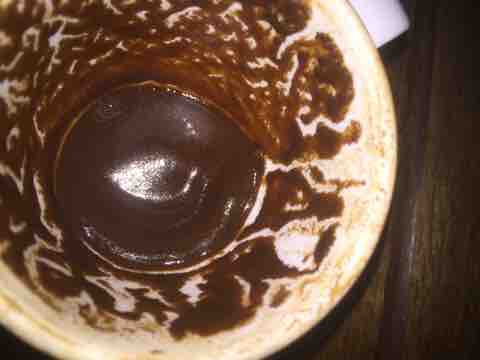
#> input picture data/GetPicture1.jpeg, 480 x 360 px
$ python voyante.py   (Python 2 division)
#> lines starting #> are read from the running program, lines starting #| are printed output that depends on the picture; after the words box and inside, x2 and y2 are one past the last pixel; in counts of white or black regions, pixels touching at a corner belong together
import cv2
import numpy as np

img_locations=["data/GetPicture1.jpeg", "data/GetPicture2.jpeg", "data/GetPicture3.jpeg"]

# Cropping the image to get only the cup. Could be automated, or simply ask the user to crop himself
def crop(img, width_start, width_end, height_start, height_end):
    return img[width_start:width_end, height_start:height_end]

# Binarization of the image, to get only black and white (2 colors)
def binarize(img):
    blur = cv2.GaussianBlur(img,(5,5),0)
    return cv2.threshold(blur,0,255,cv2.THRESH_BINARY+cv2.THRESH_OTSU)

def find_match(img, templates):
    max_res = 2 # impossible value
    tmpl_match = 0
    for i in range(len(templates)):
        res = cv2.matchTemplate(img, templates[i], cv2.TM_SQDIFF_NORMED)
        min_val, max_val, min_loc, max_loc = cv2.minMaxLoc(res)
        if min_val < max_res:
            max_res = max_val
            tmpl_match = i

    return tmpl_match, max_res

def show_binary_images(imgs):

    ite = 0
    for i in imgs:
        cv2.imshow('img' + str(ite),res_img[0])
        ite += 1

    cv2.waitKey(0)
    cv2.destroyAllWindows()

res_img = []
for img_loc in img_locations:
    img = cv2.imread(img_loc,0) # cv2.IMREAD_UNCHANGED
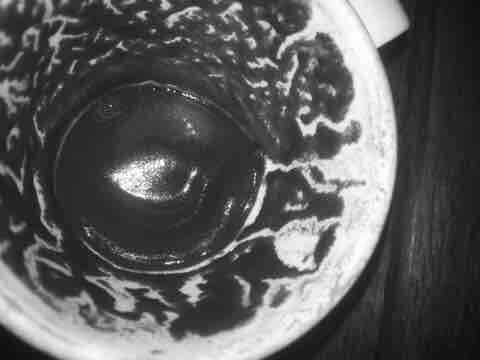
#> img: shape (360, 480); min 11, max 255, mean 92
    h1, w1 = img.shape
#> h1 = 360; w1 = 480
    crop_img = crop(img, 0, w1-150, 0, h1)
#> in crop, `return img[width_start:width_end, height_start:height_end]`:
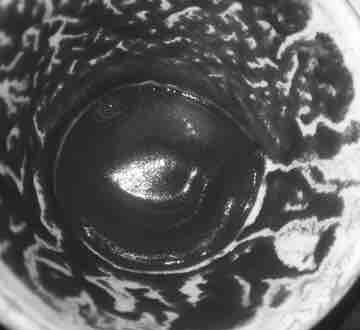
#> returned value: shape (330, 360); min 11, max 255, mean 92.4
    thresh, bin_img = binarize(crop_img)
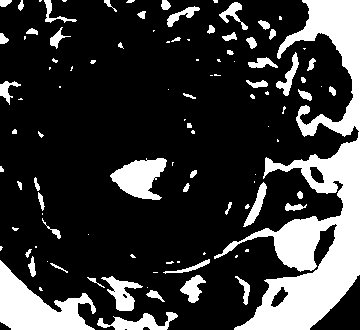
#> bin_img: shape (330, 360); 22.3% white; 104 white regions (50 under 20 px), largest, box (x1, y1, x2, y2) and area: (214, 0, 360, 330) 15516, (0, 260, 96, 330) 3283, (110, 158, 167, 200) 1449
#> thresh = 128
    res_img.append(bin_img)
#> pass 2 of the loop `for img_loc in img_locations:`:
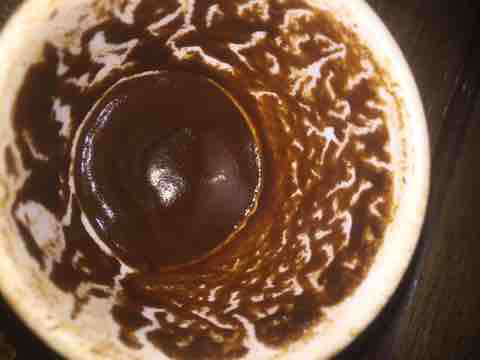
#> input picture data/GetPicture2.jpeg, 480 x 360 px
#> in crop (call 2), `return img[width_start:width_end, height_start:height_end]`:
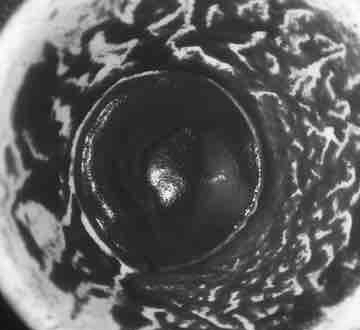
#> returned value: shape (330, 360); min 10, max 254, mean 94
#> `thresh, bin_img = binarize(crop_img)`:
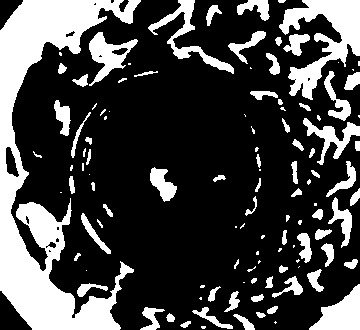
#> bin_img: shape (330, 360); 26.9% white; 113 white regions (41 under 20 px), largest, box (x1, y1, x2, y2) and area: (0, 0, 141, 330) 15511, (279, 0, 360, 100) 3431, (309, 284, 360, 330) 1289
#> thresh = 120
#> pass 3 of the loop `for img_loc in img_locations:`:
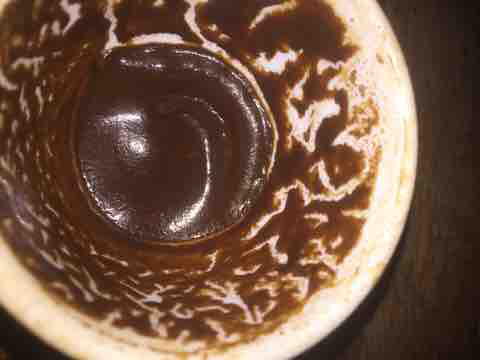
#> input picture data/GetPicture3.jpeg, 480 x 360 px
#> in crop (call 3), `return img[width_start:width_end, height_start:height_end]`:
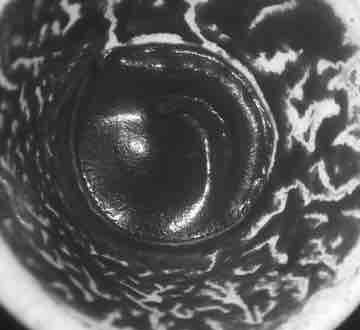
#> returned value: shape (330, 360); min 11, max 253, mean 88.8
#> `thresh, bin_img = binarize(crop_img)`:
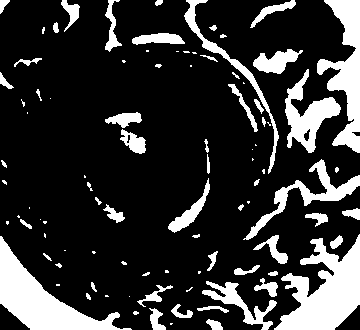
#> bin_img: shape (330, 360); 20.2% white; 94 white regions (39 under 20 px), largest, box (x1, y1, x2, y2) and area: (274, 234, 360, 330) 4511, (0, 236, 132, 330) 4048, (317, 0, 360, 153) 3013
#> thresh = 124

# We have created templates to work with
# Now we want to search similarities between pictures.
# Ideally you would have a database of template already ready

# In this case, we imagine that template number 1 is the image taken by the user.
# We then match this template against our knowledge database (templates 1 to 3).
# Since we match an image against itself, the result should be obvious.
# You can try changing the test_img, and you will see that we always find the template back
test_img = res_img[0]
templates = res_img
#> templates = 3 items
tmpl_match, max_res = find_match(test_img, templates)
#> the loop in find_match, `for i in range(len(templates)):` made 3 passes
#> (max_res, tmpl_match) on pass 1: (1.86e-08, 0)
#> (res, min_val, max_val) on passes 2 to 3: ([1], 1, 1), ([1], 1, 1)
#> after the loop in find_match, `for i in range(len(templates)):`: max_res = 1.86e-08; tmpl_match = 0
#> tmpl_match = 0; max_res = 1.86e-08

print "The best template is : " + str(tmpl_match) + " with correlation value " + str(max_res)
#| The best template is : 0 with correlation value 1.8562101189445457e-08
show_binary_images(res_img)
#> the loop in show_binary_images, `for i in imgs:` made 3 passes
#> after the loop in show_binary_images, `for i in imgs:`: ite = 3

# Current limitations :
# You can't match images against templates if the templates are bigger than the image
# You have to find a way to crop the image properly to avoid having the table too. This can be done by the user, or automated later.
